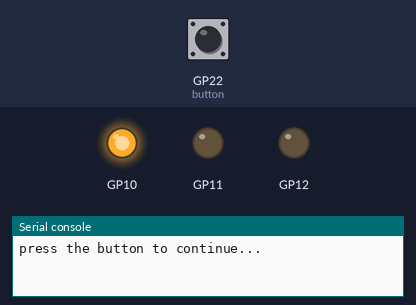
The program below on a simulated Raspberry Pi Pico running MicroPython. On the bench: output pins drawn as LEDs (lit = HIGH), the last lines printed to the serial console. The inputs (shaded band) are chosen by the test bench; at power-on: GP22 (button) HIGH.

Above: at 5.0 s.
5.1 s: GP22 (button) pulled LOW for 0.15 s
At 6.4 s:
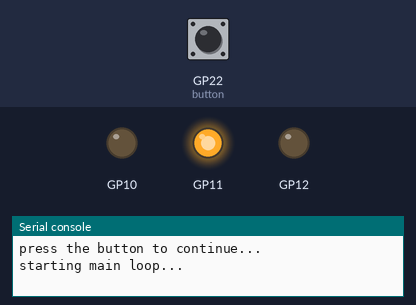
At 7.2 s:
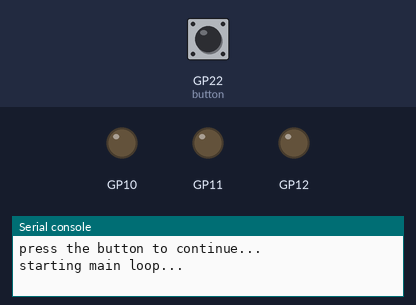
Timing chart, 0 to 21.7 s (numbered marks = the images above; inputs shaded):
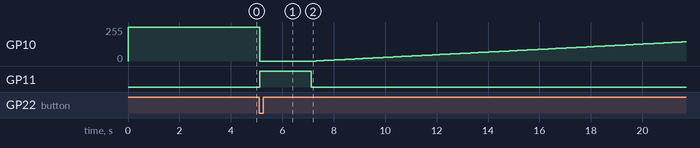

Measured:
- after the input at 5.1 s, GP10: 255/255 → 0/255 at once, → 1/255 2.2 s later, → 2/255 0.10 s later, → 3/255 0.10 s later, … (145 changes in this stretch); GP11: LOW → HIGH at once, → LOW 2.0 s later

The program:

beginnerButton.py
```python
from picozero import RGBLED, Button
from time import sleep

led = RGBLED(10, 11, 12)
button = Button(22)
led.color = (255, 0, 0)
counter = 0

# check for button press
readyState = button.value
print("press the button to continue...")
sleep(2)

while not readyState:
    if button.value == True:
        readyState = True
        led.color = (0, 255, 0)
        print("starting main loop...")
        sleep(2)
        led.toggle()

    sleep(.1)

# teacher method
'''
oldButtonState = button.is_pressed

while readyState = False:
    newButtonState = button.is_pressed
    if oldButtonState == True and newButtonState == False:
        readyState = True

    oldButtonState = newButtonState
    print(readyState)
    sleep(.1)
'''

while True:
    led.color = (counter, 0, 0)
    counter += 1

    if counter > 255:
        counter = 0

    print(counter)
    sleep(.1)
```
